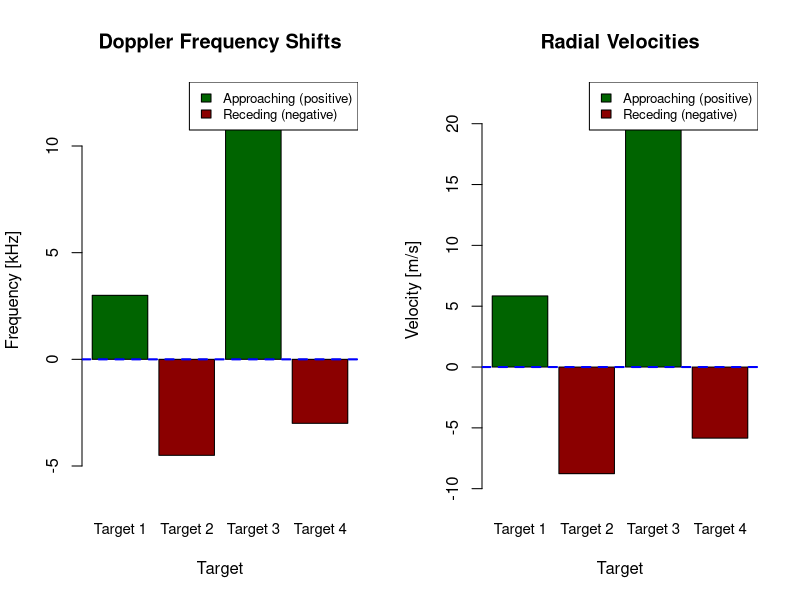

Source code (R):
#' Radar Doppler Velocity Estimation Demonstration
#'
#' @title Doppler Effect in Radar - Velocity Estimation
#' @description Self-contained demonstration of calculating target velocity from Doppler
#'   frequency shifts in a radar system.
#'
#' @section Theory:
#' The Doppler effect describes the shift in frequency of a wave for an observer moving
#' relative to its source. In radar systems, the Doppler frequency shift of the returned
#' signal is directly proportional to the radial velocity of the target.
#'
#' When a radar transmits a signal with frequency f0, the received signal from a moving
#' target exhibits a frequency shift fd (Doppler shift). For a monostatic radar (transmitter
#' and receiver co-located), the relationship between Doppler shift and radial velocity is:
#'
#'   fd = 2 * vr / lambda
#'
#' where:
#' - fd is the Doppler frequency shift (in Hz)
#' - vr is the radial velocity of the target (in m/s)
#' - lambda is the wavelength of the transmitted signal (in m)
#'
#' The factor of 2 arises because the signal travels to the target and back, so the
#' Doppler shift occurs twice: once when the signal hits the moving target, and again
#' when the reflected signal returns to the receiver.
#'
#' @section Key Formulas:
#' 1. Wavelength: lambda = c / f0
#'    Where c is the speed of light and f0 is the radar operating frequency
#'
#' 2. Doppler to Velocity: vr = (fd * lambda) / 2
#'    Rearranged from fd = 2 * vr / lambda
#'
#' 3. Alternatively: vr = (fd * c) / (2 * f0)
#'    Substituting lambda = c / f0 into the velocity formula
#'
#' @section Motivation of the Formula:
#' The Doppler effect occurs because of the relative motion between the radar and the target.
#' 
#' Consider a radar transmitting at frequency f0 with wavelength lambda = c/f0.
#' 
#' For a target moving toward the radar at velocity vr:
#' - The transmitted signal encounters the target, which is moving toward it. The
#'   effective frequency at the target is increased due to the Doppler effect.
#' - The target reflects this shifted signal. Since the target is also moving, it
#'   acts as a moving source, causing a second Doppler shift in the reflected signal.
#' - The radar receiver detects a signal with frequency f0 + fd (for approaching targets)
#'   or f0 - fd (for receding targets).
#'
#' The total Doppler shift fd is the sum of both shifts:
#' - Shift on reception at target: f0 * (1 + vr/c) ≈ f0 + f0 * vr/c
#' - Shift on transmission from target (as moving source): (f0 + f0*vr/c) * (1 + vr/c) ≈ f0 + 2*f0*vr/c
#' 
#' Therefore: fd = 2 * f0 * vr / c = 2 * vr / lambda
#'
#' The sign of fd indicates direction:
#' - Positive fd: target approaching (vr > 0, moving toward radar)
#' - Negative fd: target receding (vr < 0, moving away from radar)
#'
#' @section Usage:
#' Run this script directly in R or RStudio, or use VS Code with the R extension.
#' Simply source this file: source('demo_doppler_velocity.R')
#'
#' @section Parameters in this demonstration:
#' - Doppler frequency shifts of four targets: [3 kHz, -4.5 kHz, 11 kHz, -3 kHz]
#' - Radar operating frequency (f0): 77 GHz
#' - Speed of light (c): 3e8 m/s

# =============================================================================
# 1. PARAMETER DEFINITION
# =============================================================================

# Physical constants
c <- 3e8  # Speed of light [m/s]

# Radar system parameters
f0_GHz <- 77  # Operating frequency [GHz]
f0_Hz <- f0_GHz * 1e9  # Convert to Hz

# Doppler frequency shifts of four targets [kHz]
doppler_shifts_kHz <- c(3, -4.5, 11, -3)
doppler_shifts_Hz <- doppler_shifts_kHz * 1000  # Convert to Hz

cat("=== Doppler Effect - Radar Velocity Estimation ===\n")
cat("Parameters:\n")
cat("  Radar operating frequency (f0):", f0_GHz, "GHz (", f0_Hz, "Hz)\n")
cat("  Speed of light (c):", c, "m/s\n")
cat("  Doppler frequency shifts:", paste(doppler_shifts_kHz, "kHz"), "\n\n")

# =============================================================================
# 2. CALCULATE WAVELENGTH (lambda)
# =============================================================================
# The wavelength is the distance the wave travels in one period.
# For electromagnetic waves: lambda = c / f0
#
# This is a fundamental relationship: wave speed = frequency * wavelength
# For light (and radar waves, which are electromagnetic): c = f0 * lambda

lambda <- c / f0_Hz

cat("1. Wavelength Calculation:\n")
cat("   lambda = c / f0 = ", c, " / ", f0_Hz, "\n")
cat(sprintf("   lambda = %.6f m = %.3f mm\n\n", lambda, lambda * 1000))

# =============================================================================
# 3. VERIFY DOPPLER SHIFT FORMULA
# =============================================================================
# Let's verify the relationship: fd = 2 * vr / lambda
# This can also be written as: vr = (fd * lambda) / 2
#
# Substituting lambda = c / f0:
#   vr = (fd * c) / (2 * f0)
#
# This shows that the Doppler shift is directly proportional to the radial velocity.
# The factor of 2 accounts for the round-trip of the signal.

cat("2. Doppler Shift Formula:\n")
cat("   The fundamental relationship is: fd = 2 * vr / lambda\n")
cat("   \n")
cat("   Motivation:\n")
cat("   - When radar wave hits a moving target, the frequency shifts\n")
cat("   - The shift occurs TWICE: once at the target, once on return\n")
cat("   - For approach: fd > 0, for recession: fd < 0\n")
cat("   \n")
cat("   Rearranged for velocity: vr = (fd * lambda) / 2\n")
cat("   Alternative form: vr = (fd * c) / (2 * f0)\n\n")

# =============================================================================
# 4. CALCULATE RADIAL VELOCITIES
# =============================================================================
# Using: vr = (fd * lambda) / 2
# Or equivalently: vr = (fd * c) / (2 * f0)

# Method 1: Using wavelength
velocities_method1 <- (doppler_shifts_Hz * lambda) / 2

# Method 2: Using frequency (should give same result)
velocities_method2 <- (doppler_shifts_Hz * c) / (2 * f0_Hz)

# Verify both methods give identical results
if (all(abs(velocities_method1 - velocities_method2) < 1e-10)) {
  cat("3. Velocity Calculation (using both methods):\n")
  cat("   Both methods give identical results.\n\n")
  velocities <- velocities_method1
} else {
  cat("ERROR: Methods give different results!\n")
  stop("Velocity calculation methods do not match")
}

cat("   Using: vr = (fd * lambda) / 2\n")
cat("   or: vr = (fd * c) / (2 * f0)\n\n")

for (i in seq_along(doppler_shifts_kHz)) {
  sign <- ifelse(doppler_shifts_kHz[i] >= 0, "approaching", "receding")
  cat(sprintf("   Target %d: fd = %+7.1f kHz -> vr = %+8.3f m/s (%s)\n", 
              i, doppler_shifts_kHz[i], velocities[i], sign))
}
cat("\n")

# =============================================================================
# 5. CONVERT TO km/h FOR BETTER INTUITION
# =============================================================================
velocities_kmh <- velocities * 3.6  # 1 m/s = 3.6 km/h

cat("4. Velocities in km/h:\n")
for (i in seq_along(velocities_kmh)) {
  sign <- ifelse(doppler_shifts_kHz[i] >= 0, "approaching", "receding")
  cat(sprintf("   Target %d: fd = %+7.1f kHz -> vr = %+8.3f km/h (%s)\n", 
              i, doppler_shifts_kHz[i], velocities_kmh[i], sign))
}
cat("\n")

# =============================================================================
# 6. VISUALIZATION
# =============================================================================
# Create a bar plot showing the Doppler shifts and corresponding velocities

# Set up the plot
par(mar = c(5, 6, 4, 2) + 0.1)

# Create target labels
target_labels <- sprintf("Target %d", 1:length(doppler_shifts_kHz))
colors <- ifelse(doppler_shifts_kHz >= 0, "darkgreen", "darkred")

# Create a figure with two subplots
# First, check if we're in an environment that can display graphics
# Use interactive() and try to detect if we can create graphics
can_display <- tryCatch({
  interactive() || capabilities("cairo") || capabilities("quartz") || capabilities("X11")
}, error = function(e) FALSE)

if (can_display && interactive()) {
  # For interactive environments (RStudio, R GUI on macOS, etc.)
  
  # Create a new window or device
  if (!interactive()) {
    pdf("doppler_velocity_plot.pdf", width = 10, height = 6)
  }
  
  # Layout with two plots side by side
  layout(matrix(c(1, 2), nrow = 1, ncol = 2), widths = c(1, 1))
  
  # Plot 1: Doppler Frequency Shifts
  barplot(doppler_shifts_kHz, 
          names.arg = target_labels,
          col = colors,
          main = "Doppler Frequency Shifts",
          ylab = "Frequency [kHz]",
          xlab = "Target",
          ylim = c(min(doppler_shifts_kHz) - 2, max(doppler_shifts_kHz) + 2),
          cex.names = 0.9)
  abline(h = 0, col = "blue", lwd = 2, lty = 2)
  legend("topright", 
         legend = c("Approaching (positive)", "Receding (negative)"),
         fill = c("darkgreen", "darkred"),
         cex = 0.8)
  
  # Plot 2: Calculated Velocities
  barplot(velocities, 
          names.arg = target_labels,
          col = colors,
          main = "Radial Velocities",
          ylab = "Velocity [m/s]",
          xlab = "Target",
          ylim = c(min(velocities) - 2, max(velocities) + 2),
          cex.names = 0.9)
  abline(h = 0, col = "blue", lwd = 2, lty = 2)
  legend("topright",
         legend = c("Approaching (positive)", "Receding (negative)"),
         fill = c("darkgreen", "darkred"),
         cex = 0.8)
  
  # Reset layout
  layout(1)
  
  # If we opened a PDF device, close it
  if (!interactive()) {
    dev.off()
    cat("7. Visualization:\n")
    cat("   Plot saved to 'doppler_velocity_plot.pdf'\n")
  } else {
    cat("7. Visualization:\n")
    cat("   Interactive plot displayed.\n")
    cat("   Red bars: targets receding (moving away)\n")
    cat("   Green bars: targets approaching (moving toward radar)\n\n")
  }
  
  # Additional combined visualization
  par(mfrow = c(1, 2))
  
  # Scatter plot: Doppler shift vs Velocity
  plot(doppler_shifts_kHz, velocities, 
       type = "p", 
       col = colors, 
       pch = 19, 
       cex = 1.5,
       main = "Doppler Shift vs. Velocity",
       xlab = "Doppler Frequency [kHz]",
       ylab = "Radial Velocity [m/s]",
       xlim = c(min(doppler_shifts_kHz) - 1, max(doppler_shifts_kHz) + 1),
       ylim = c(min(velocities) - 2, max(velocities) + 2))
  abline(0, c/2/f0_Hz*1000, col = "blue", lwd = 2)  # Slope = c/(2*f0) * 1000 (for kHz to Hz conversion)
  abline(h = 0, v = 0, col = "gray", lty = 2)
  
  # Add linear relationship label
  m <- c / (2 * f0_Hz) * 1000  # Conversion factor from kHz to m/s
  legend("topleft", 
         legend = sprintf("vr = fd * c / (2*f0)\nSlope = %.4f m/s per kHz", m),
         bty = "n",
         cex = 0.8)
  
  # Add target labels
  for (i in seq_along(doppler_shifts_kHz)) {
    text(doppler_shifts_kHz[i], velocities[i], 
         labels = sprintf("T%d", i),
         pos = ifelse(doppler_shifts_kHz[i] > 0, 2, 4),
         offset = 0.5,
         cex = 0.8)
  }
  
  # Second subplot: Velocity in km/h for better intuition
  plot(doppler_shifts_kHz, velocities_kmh, 
       type = "p", 
       col = colors, 
       pch = 19, 
       cex = 1.5,
       main = "Doppler Shift vs. Velocity [km/h]",
       xlab = "Doppler Frequency [kHz]",
       ylab = "Radial Velocity [km/h]",
       xlim = c(min(doppler_shifts_kHz) - 1, max(doppler_shifts_kHz) + 1),
       ylim = c(min(velocities_kmh) - 5, max(velocities_kmh) + 5))
  abline(0, c/2/f0_Hz*1000*3.6, col = "blue", lwd = 2)
  abline(h = 0, v = 0, col = "gray", lty = 2)
  
  for (i in seq_along(doppler_shifts_kHz)) {
    text(doppler_shifts_kHz[i], velocities_kmh[i], 
         labels = sprintf("T%d", i),
         pos = ifelse(doppler_shifts_kHz[i] > 0, 2, 4),
         offset = 0.5,
         cex = 0.8)
  }
  
  par(mfrow = c(1, 1))
  
} else {
  # For non-interactive environments, print a description instead
  cat("7. Visualization:\n")
  cat("   Note: Running in non-interactive mode. Plot cannot be displayed.\n")
  cat("   The visualization would show:\n")
  cat("   - Bar plot of Doppler frequency shifts: positive values (green) for approaching targets,\n")
  cat("     negative values (red) for receding targets\n")
  cat("   - Bar plot of calculated velocities with the same color coding\n")
  cat("   - Scatter plot showing the linear relationship between Doppler shift and velocity\n")
  cat("   - The linear relationship: vr = (c / (2 * f0)) * fd\n")
  cat("     With c = 3e8 m/s and f0 = 77 GHz:\n")
  cat(sprintf("     vr = %.6f * fd [where fd is in Hz]\n", c / (2 * f0_Hz)))
  cat(sprintf("     vr = %.6f * fd [where fd is in kHz]\n\n", c / (2 * f0_Hz) * 1000))
  
  # Also save the plot to PDF for non-interactive mode
  cat("   Saving visualization to 'doppler_velocity_plot.pdf'\n")
  pdf("doppler_velocity_plot.pdf", width = 12, height = 6)
  
  par(mfrow = c(1, 2))
  
  # Plot 1: Doppler Frequency Shifts
  barplot(doppler_shifts_kHz, 
          names.arg = target_labels,
          col = colors,
          main = "Doppler Frequency Shifts",
          ylab = "Frequency [kHz]",
          xlab = "Target",
          ylim = c(min(doppler_shifts_kHz) - 2, max(doppler_shifts_kHz) + 2),
          cex.names = 0.9)
  abline(h = 0, col = "blue", lwd = 2, lty = 2)
  legend("topright", 
         legend = c("Approaching (positive)", "Receding (negative)"),
         fill = c("darkgreen", "darkred"),
         cex = 0.8)
  
  # Plot 2: Calculated Velocities
  barplot(velocities, 
          names.arg = target_labels,
          col = colors,
          main = "Radial Velocities",
          ylab = "Velocity [m/s]",
          xlab = "Target",
          ylim = c(min(velocities) - 2, max(velocities) + 2),
          cex.names = 0.9)
  abline(h = 0, col = "blue", lwd = 2, lty = 2)
  legend("topright",
         legend = c("Approaching (positive)", "Receding (negative)"),
         fill = c("darkgreen", "darkred"),
         cex = 0.8)
  
  par(mfrow = c(1, 1))
  dev.off()
  cat("   Plot saved successfully.\n\n")
}

# =============================================================================
# 7. THEORETICAL VERIFICATION
# =============================================================================
# Verify the calculation with an example
# For a target moving at 100 m/s toward the radar at 77 GHz:
# fd = 2 * vr / lambda = 2 * 100 * 77e9 / 3e8 = 2 * 100 * 77 / 300 * 1000 = ...

cat("8. Theoretical Verification:\n")
test_velocity <- 100  # m/s (typical car speed: ~360 km/h)
expected_fd <- (2 * test_velocity * f0_Hz) / c
cat(sprintf("   For a target at %.1f m/s (%.1f km/h):\n", test_velocity, test_velocity * 3.6))
cat(sprintf("   Expected Doppler shift: %.2f Hz = %.2f kHz\n", expected_fd, expected_fd / 1000))

# Verify with our calculation
calculated_velocity <- (expected_fd * c) / (2 * f0_Hz)
cat(sprintf("   Calculated velocity from fd: %.2f m/s\n", calculated_velocity))
cat(sprintf("   Difference: %.6f m/s (should be ~0)\n\n", abs(test_velocity - calculated_velocity)))

# =============================================================================
# 8. SUMMARY
# =============================================================================
cat("=== Summary ===\n")
cat("This demonstration shows how radar systems use the Doppler effect to measure\n")
cat("target velocity from frequency shifts.\n\n")
cat("Key insights:\n")
cat(sprintf("  - Radar wavelength at 77 GHz: %.3f mm\n", lambda * 1000))
cat(sprintf("  - Velocity per kHz of Doppler shift: %.4f m/s\n", c / (2 * f0_Hz) * 1000))
cat(sprintf("  - Or: %.4f km/h per kHz\n", c / (2 * f0_Hz) * 1000 * 3.6))
cat("\n")
cat("The Doppler effect provides a direct and linear relationship between the observed\n")
cat("frequency shift and the target's radial velocity. The sign of the shift indicates\n")
cat("direction (approaching or receding), and the magnitude indicates speed.\n\n")

cat("Results for the four targets:\n")
for (i in seq_along(doppler_shifts_kHz)) {
  direction <- ifelse(doppler_shifts_kHz[i] > 0, "Approaching", 
                      ifelse(doppler_shifts_kHz[i] < 0, "Receding", "Stationary"))
  cat(sprintf("  Target %d: fd = %+6.1f kHz -> vr = %+7.3f m/s (%+7.3f km/h) [%s]\n",
              i, doppler_shifts_kHz[i], velocities[i], velocities_kmh[i], direction))
}
cat("\n")

# =============================================================================
# 9. PRACTICAL CONTEXT
# =============================================================================
cat("Practical Context:\n")
cat("In automotive radar systems (e.g., for self-driving cars):\n")
cat("  - 77 GHz is a common frequency (wavelength ~3.9 mm)\n")
cat("  - Typical vehicle speeds: 10-40 m/s (36-144 km/h)\n")
cat("  - Corresponding Doppler shifts: 4.8-19.3 kHz for approaching vehicles\n")
cat("  - Negative shifts for vehicles moving away\n")
cat("\n")
cat("This linear relationship makes Doppler radar ideal for velocity measurement\n")
cat("in applications like adaptive cruise control, collision avoidance, and traffic\n")
cat("speed monitoring.\n")

# =============================================================================
# REUSABLE FUNCTIONS
# =============================================================================
#' Calculate wavelength from frequency
#'
#' @param f0 Frequency in Hz
#' @param c Speed of light in m/s (default: 3e8)
#' @return Wavelength in meters
calc_wavelength <- function(f0, c = 3e8) {
  c / f0
}

#' Calculate radial velocity from Doppler shift
#'
#' @param fd Doppler frequency shift in Hz
#' @param f0 Radar operating frequency in Hz
#' @param c Speed of light in m/s (default: 3e8)
#' @return Radial velocity in m/s
calc_velocity_doppler <- function(fd, f0, c = 3e8) {
  (fd * c) / (2 * f0)
}

#' Calculate radial velocity from Doppler shift using wavelength
#'
#' @param fd Doppler frequency shift in Hz
#' @param lambda Wavelength in meters
#' @return Radial velocity in m/s
calc_velocity_doppler_lambda <- function(fd, lambda) {
  (fd * lambda) / 2
}

#' Convert m/s to km/h
#'
#' @param velocity_mps Velocity in meters per second
#' @return Velocity in kilometers per hour
convert_mps_to_kmh <- function(velocity_mps) {
  velocity_mps * 3.6
}
